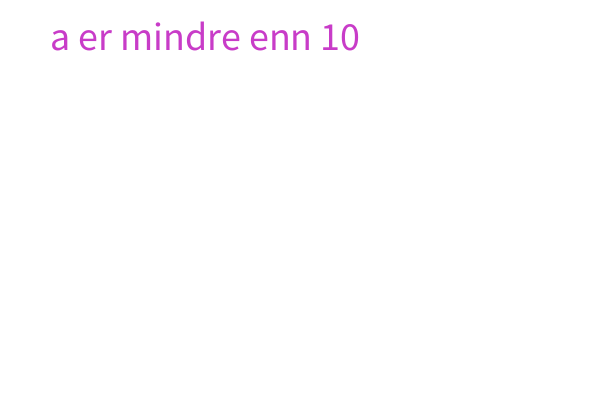
Frame 1 (no input)
Frame 60 (the mouse pressed at the canvas centre just before this capture): identical to frame 1, image omitted
Frame 120 (the mouse held since frame 60 and released just before this capture): identical to frame 1, image omitted

The Processing sketch that drew this single still picture (run headless with seeded random() and noise(); from frame 60 on, the mouse is pressed at the canvas centre):

// Processing sketch: Gjoremal1
// ── Gjoremal1.pde
int a = 7;
void setup(){
  size(600, 400);
}
void draw(){
  background(255);
  fill(200, 60, 200);
  if(a > 10){
    textSize(40);
    text("a er større enn 10", 50, 50);
  }else{
    textSize(40);
    text("a er mindre enn 10", 50, 50);
  }
}
